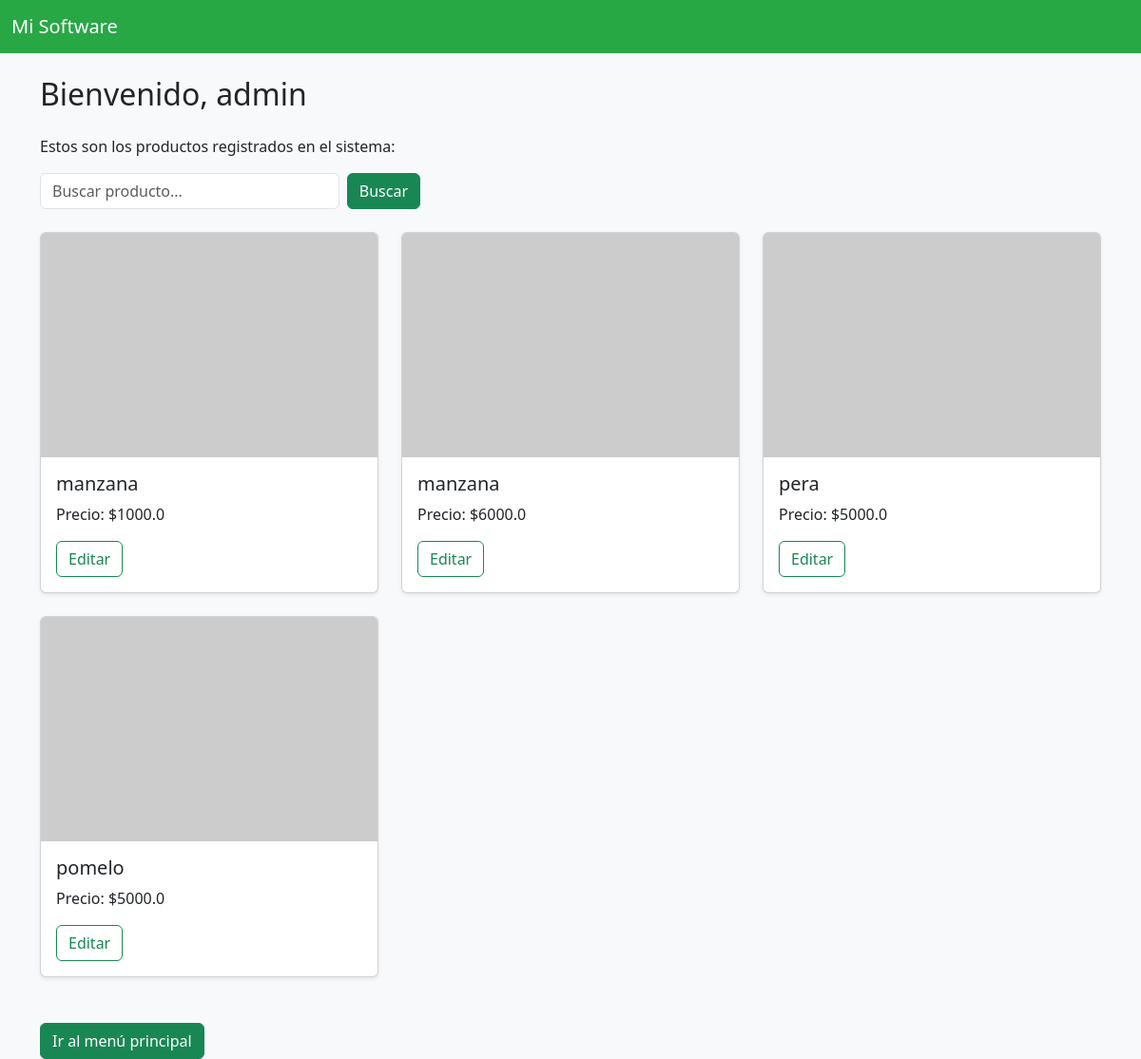
The app's page /inicio (signed in) with its own data.
### tables this page shows
CREATE TABLE productos (
    id INTEGER PRIMARY KEY AUTOINCREMENT,
    nombre TEXT NOT NULL,
    precio REAL NOT NULL
, imagen TEXT);

### app.py (the view)
@app.route('/inicio', methods=['GET', 'POST'])
def inicio():
    if 'usuario' in session:
        conn = sqlite3.connect('database.db')
        cursor = conn.cursor()
        if request.method == 'POST':
            filtro = request.form['filtro']
            cursor.execute("SELECT * FROM productos WHERE nombre LIKE ?", ('%' + filtro + '%',))
        else:
            cursor.execute("SELECT * FROM productos")
        productos = cursor.fetchall()
        conn.close()
        if 'carrito' not in session:
            session['carrito'] = []
        total = calcular_total_carrito(session['carrito'])
        return render_template('inicio.html', usuario=session['usuario'], productos=productos, total=total)
    return redirect(url_for('login'))

### app.py (called while the page is built)
def calcular_total_carrito(carrito):
    return sum(item['precio'] * item['cantidad'] for item in carrito)

### templates/inicio.html (shortened to what this page needs)
{% extends 'base.html' %}
{% block content %}
<h2 class="mb-4">Bienvenido, {{ usuario }}</h2>
<p>Estos son los productos registrados en el sistema:</p>
<form method="POST" class="mb-4 d-flex" style="max-width: 400px;">
    <input type="text" name="filtro" class="form-control me-2" placeholder="Buscar producto...">
    <button type="submit" class="btn btn-success">Buscar</button>
</form>
{% if productos %}
<div class="row">
    {% for producto in productos %}
    <div class="col-md-4 mb-4">
        <div class="card h-100 shadow-sm">
            {% if producto[3] %}
            <img src="{{ producto[3] }}" class="card-img-top" alt="{{ producto[1] }}" style="height: 200px; object-fit: cover;">
            {% else %}
            <img src="https://via.placeholder.com/300x200?text=Sin+imagen" class="card-img-top" alt="Sin imagen">
            {% endif %}
            <div class="card-body">
                <h5 class="card-title">{{ producto[1] }}</h5>
                <p class="card-text">Precio: ${{ producto[2] }}</p>
                {% if session['rol'] == 'admin' %}
                    <a href="/editar_producto/{{ producto[0] }}" class="btn btn-outline-success">Editar</a>
                {% else %}
                    <a href="{{ url_for('comprar', id=producto[0]) }}" class="btn btn-outline-primary">Comprar</a>
                {% endif %}
            </div>
        </div>
    </div>
    {% endfor %}
</div>
{% else %}
<div class="alert alert-warning">No hay productos registrados aún.</div>
{% endif %}
<div class="mt-4">
    {% if session['rol'] == 'admin' %}
        <a href="/menu" class="btn btn-success">Ir al menú principal</a>
    {% else %}
        <a href="{{ url_for('logout') }}" class="btn btn-secondary">Cerrar sesión</a>
    {% endif %}
</div>
{% endblock %}

### templates/base.html (shortened to what this page needs)
<!DOCTYPE html>
<html lang="es">
<head>
    <link href="https://cdn.jsdelivr.net/npm/bootstrap@5.3.0/dist/css/bootstrap.min.css" rel="stylesheet">
</head>
<body>
    <nav class="navbar navbar-expand-lg mb-4">
        <div class="container-fluid">
            <a class="navbar-brand" href="/menu">Mi Software</a>
        </div>
    </nav>
    <div class="container">
        {% block content %}{% endblock %}
    </div>
</body>
</html>

### templates/base.html (style rules this page uses)
body { background-color: #f8f9fa; }
.navbar { background-color: #28a745; }
.navbar-brand, .nav-link { color: white !important; }

### records on screen
productos: nombre "manzana", precio "1000.0"
productos: nombre "manzana", precio "6000.0"
productos: nombre "pera", precio "5000.0"
productos: nombre "pomelo", precio "5000.0"

### other values on screen
{{ usuario }} "admin"
